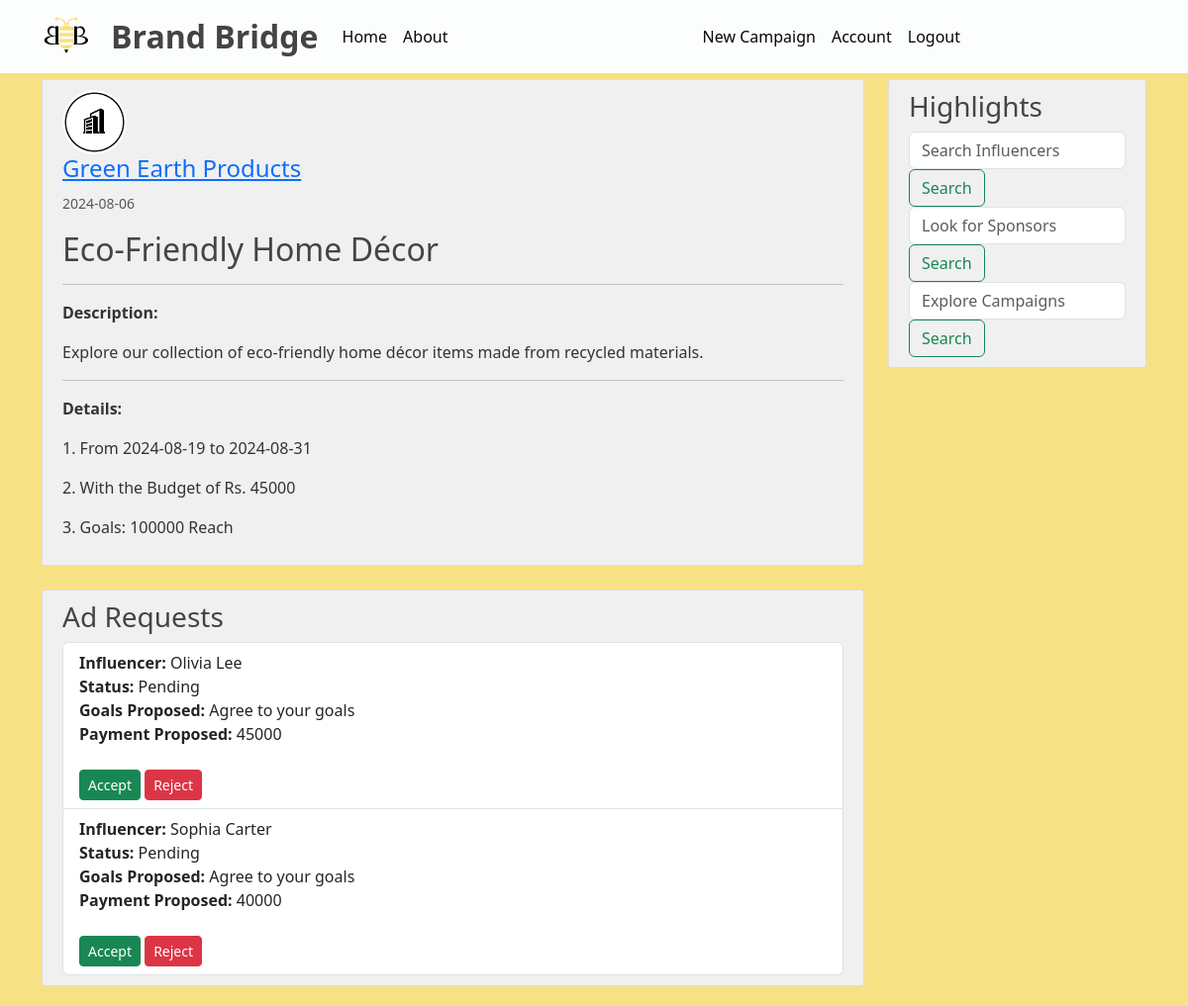
The page /post/10 (signed in) on the database its author committed.
### BrandBridge/models.py (models this page shows, shortened)
class Sponsor(db.Model, UserMixin):
    id = db.Column(db.Integer, primary_key=True)
    email = db.Column(db.String(120), unique=True, nullable=False)
    company_name = db.Column(db.String(40), unique=True, nullable=False)
    industry = db.Column(db.String(40), nullable=False)
    budget = db.Column(db.String(15), nullable=False)
    image_file = db.Column(db.String(20), nullable=False, default='default_company.png')
    password = db.Column(db.String(60), nullable=False)
    campaigns = db.relationship('Campaign', backref='owner', lazy=True)
    def is_sponsor(self):
        return True
    def is_influencer(self):
        return False

class Campaign(db.Model):
    id = db.Column(db.Integer, primary_key=True)
    title = db.Column(db.String(100), nullable=False)
    desc = db.Column(db.Text, nullable=False)
    date_posted = db.Column(db.DateTime, nullable=False, default=lambda: datetime.now(timezone("Asia/Kolkata")))
    start_date = db.Column(db.DateTime, nullable=False)
    end_date = db.Column(db.DateTime, nullable=False)
    budget = db.Column(db.String(15), nullable=False)
    goals = db.Column(db.Text, nullable=False)
    sponsor_id = db.Column(db.Integer, db.ForeignKey('sponsor.id'), nullable=False)
    ad_requests = db.relationship('AdRequest', backref='campaign', lazy=True)

class AdRequest(db.Model):
    id = db.Column(db.Integer, primary_key=True)
    campaign_id = db.Column(db.Integer, db.ForeignKey('campaign.id'), nullable=False)
    influencer_id = db.Column(db.Integer, db.ForeignKey('influencer.id'), nullable=False)
    messages = db.Column(db.Text, nullable=True)
    requirements = db.Column(db.Text, nullable=False, default='None')
    payment_amount = db.Column(db.Integer, nullable=False)
    status = db.Column(db.String(10), nullable=False, default='Pending')  # 'Pending', 'Accepted', 'Rejected'

class Influencer(db.Model, UserMixin):
    id = db.Column(db.Integer, primary_key=True)
    email = db.Column(db.String(120), unique=True, nullable=False)
    name = db.Column(db.String(40), nullable=False)
    niche = db.Column(db.String(40), nullable=False)
    reach = db.Column(db.Integer, nullable=False)  # e.g., number of followers
    image_file = db.Column(db.String(20), nullable=False, default='default.jpg')
    password = db.Column(db.String(60), nullable=False)
    ad_requests = db.relationship('AdRequest', backref='influencer', lazy=True)

### BrandBridge/routes.py (the view)
@app.route("/post/<int:campaign_id>")
@login_required
def campaign(campaign_id):
    campaign = Campaign.query.get_or_404(campaign_id)
    ad_requests = AdRequest.query.filter_by(campaign_id=campaign_id).all()
    return render_template('campaign.html', title=campaign.title, campaign=campaign, ad_requests=ad_requests)

### BrandBridge/models.py (called while the page is built)
@login_manager.user_loader
def load_user(user_id):
    who = session.get('who')
    if who=='sponsor':
        return Sponsor.query.get(int(user_id))
    elif who=='influencer':
        return Influencer.query.get(int(user_id))

### BrandBridge/templates/campaign.html (shortened to what this page needs)
{% extends "layout.html" %}
{% block content %}
<article class="media content-section">
    <img class="rounded-circle article-img" src="{{ url_for('static', filename='profile_pics/'+campaign.owner.image_file) }}">
    <div class="ml-3">
        <h4><a class="mr-2" href="{{ url_for('sponsor_campaigns', company_name=campaign.owner.company_name) }}">{{ campaign.owner.company_name }}</a></h4>
        <small class="text-muted">{{ campaign.date_posted.strftime('%Y-%m-%d') }}</small>
    </div>
    <div class="media-body mt-3">
        <h2 class="article-title">{{ campaign.title }}</h2>
        <hr>
        <p class="article-content"><b>Description:</b></p>
        <p class="article-content">{{ campaign.desc }}</p>
        <hr>
        <p class="article-content"><b>Details:</b></p>
        <p class="article-content">1. From {{ campaign.start_date.strftime('%Y-%m-%d') }} to {{ campaign.end_date.strftime('%Y-%m-%d') }}</p>
        <p class="article-content">2. With the Budget of Rs. {{ campaign.budget }}</p>
        <p class="article-content">3. Goals: {{ campaign.goals }}</p>
    </div>
</article>
{% if current_user.is_sponsor() %}
    <div class="content-section mt-4">
        <h3>Ad Requests</h3>
        {% if ad_requests %}
            <ul class="list-group">
                {% for ad_request in ad_requests %}
                    <li class="list-group-item">
                        <strong>Influencer:</strong> {{ ad_request.influencer.name }} <br>
                        <strong>Status:</strong> {{ ad_request.status }} <br>
                        <strong>Goals Proposed:</strong> {{ ad_request.messages }} <br>
                        <strong>Payment Proposed:</strong> {{ ad_request.payment_amount }} <br>
                        <br>
                        {% if ad_request.status == 'Pending' %}
                            <form action="{{ url_for('accept_ad_request', ad_request_id=ad_request.id) }}" method="POST" class="d-inline">
                                <input type="submit" class="btn btn-success btn-sm" value="Accept">
                            </form>
                            <form action="{{ url_for('reject_ad_request', ad_request_id=ad_request.id) }}" method="POST" class="d-inline">
                                <input type="submit" class="btn btn-danger btn-sm" value="Reject">
                            </form>
                        {% endif %}
                    </li>
                {% endfor %}
            </ul>
        {% else %}
            <p>No ad requests for this campaign.</p>
        {% endif %}
    </div>
{% endif %}
{% endblock content %}

### BrandBridge/static/main.css (style rules this page uses)
body { background: #f7e185; color: #333333; margin-top: 5rem; }
h1, h2, h3, h4, h5, h6 { color: #444444; }
.content-section { background: #f0f0f0; padding: 10px 20px; border: 1px solid #dddddd; border-radius: 3px; margin-bottom: 20px; }
.article-title { color: #444444; }
.article-content { white-space: pre-line; }
.article-img { height: 65px; width: 65px; margin-right: 16px; }

### rows shown on the page
Sponsor: image_file (placeholder picture), owner.company_name "Green Earth Products"
Campaign: date_posted "2024-08-06", title "Eco-Friendly Home Décor", desc "Explore our collection of eco-friendly home décor items made from recycled materials.", start_date "2024-08-19", end_date "2024-08-31", budget "45000", goals "100000 Reach"
AdRequest: influencer.name "Olivia Lee", status "Pending", messages "Agree to your goals", payment_amount "45000"
AdRequest: influencer.name "Sophia Carter", status "Pending", messages "Agree to your goals", payment_amount "40000"
